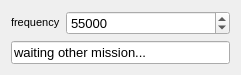
                 <widget class="QWidget" name="verticalLayoutWidget_16">
                  <property name="geometry">
                   <rect>
                    <x>10</x>
                    <y>360</y>
                    <width>241</width>
                    <height>61</height>
                   </rect>
                  </property>
                  <layout class="QVBoxLayout" name="verticalLayout_18">
                   <item>
                    <layout class="QFormLayout" name="formLayout_4">
                     <item row="0" column="0">
                      <widget class="QLabel" name="label_121">
                       <property name="font">
                        <font>
                         <pointsize>8</pointsize>
                         <weight>50</weight>
                         <italic>false</italic>
                         <bold>false</bold>
                        </font>
                       </property>
                       <property name="text">
                        <string>frequency</string>
                       </property>
                      </widget>
                     </item>
                     <item row="0" column="1">
                      <widget class="QSpinBox" name="spinBoxThresholdFrequency">
                       <property name="font">
                        <font>
                         <pointsize>10</pointsize>
                         <weight>50</weight>
                         <italic>false</italic>
                         <bold>false</bold>
                        </font>
                       </property>
                       <property name="minimum">
                        <number>10000</number>
                       </property>
                       <property name="maximum">
                        <number>90000</number>
                       </property>
                       <property name="value">
                        <number>55000</number>
                       </property>
                      </widget>
                     </item>
                    </layout>
                   </item>
                   <item>
                    <widget class="QLineEdit" name="lineEditStatusMisi_3">
                     <property name="font">
                      <font>
                       <pointsize>10</pointsize>
                       <weight>50</weight>
                       <italic>false</italic>
                       <bold>false</bold>
                      </font>
                     </property>
                     <property name="text">
                      <string>waiting other mission...</string>
                     </property>
                    </widget>
                   </item>
                  </layout>
                 </widget>
